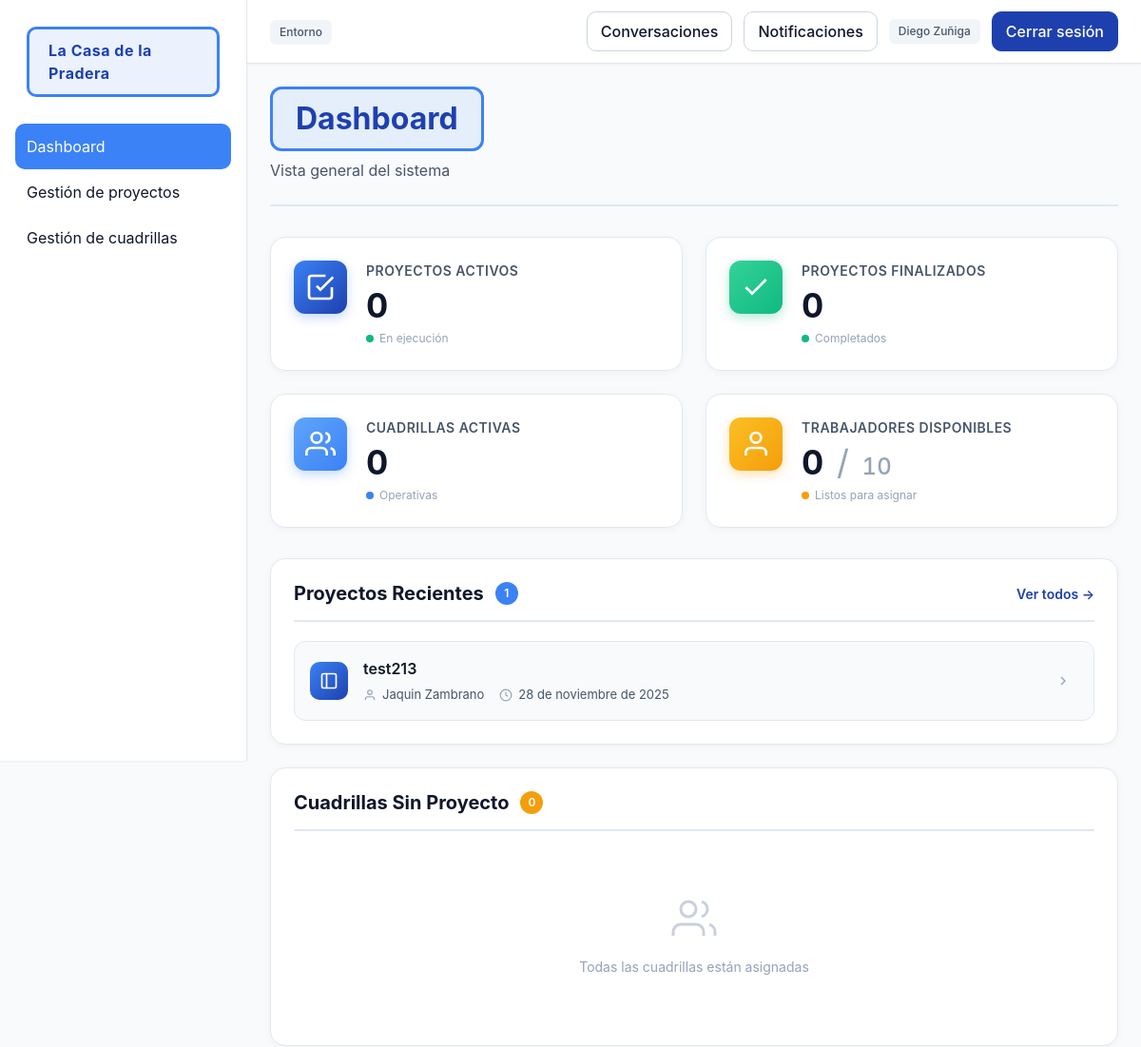
/dashboard/ (signed in, upper part), run on an earlier commit of the app's database.
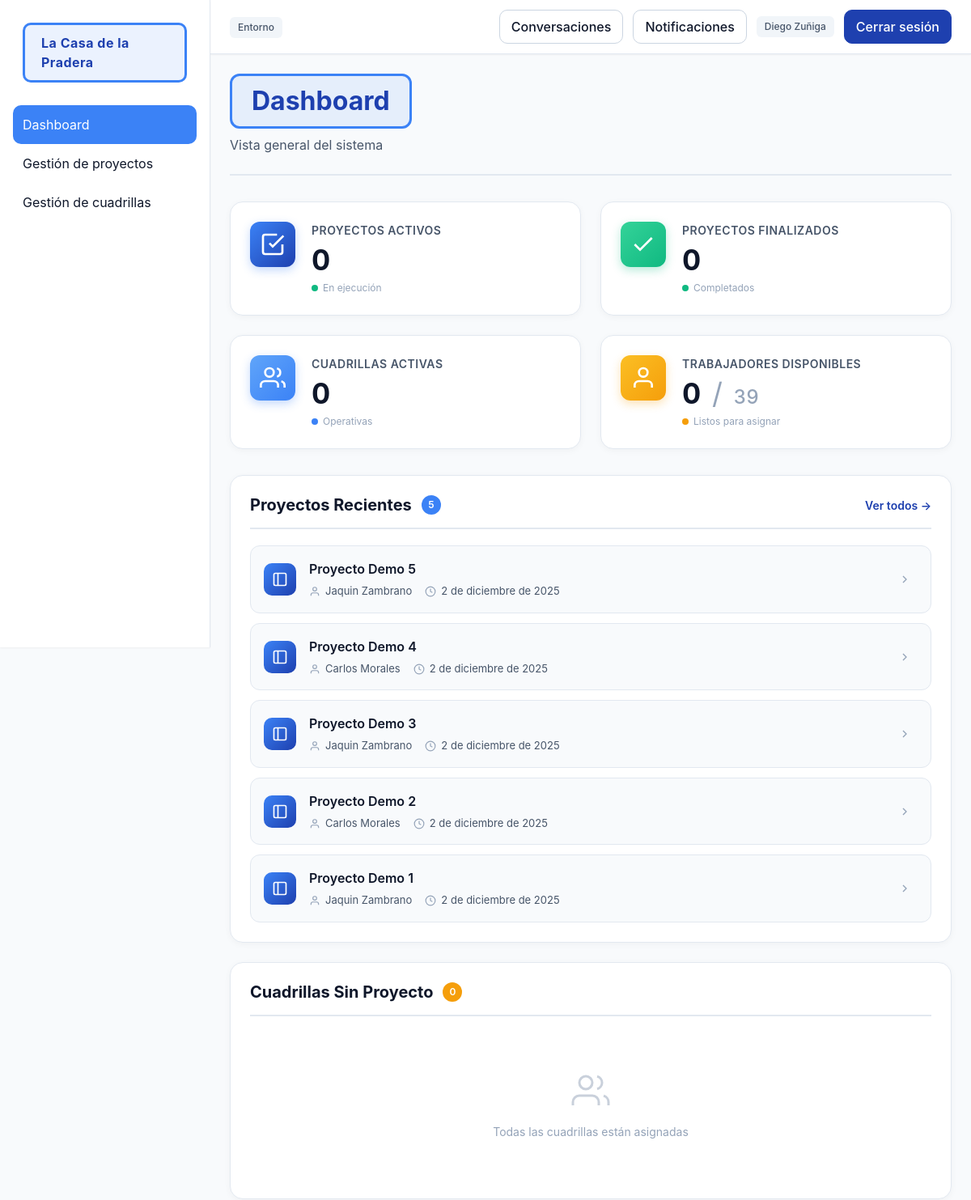
And on a later commit of the database.
### proyectos/models.py (models this page shows, shortened)
class Proyecto(models.Model):
    nombre = models.CharField(max_length=100)
    descripcion = models.TextField(blank=True)
    TIPO_CHOICES = [
        ('construccion', 'Construcción'),
        ('mantenimiento', 'Mantenimiento'),
        ('instalacion', 'Instalación'),
        ('otro', 'Otro'),
    ]
    tipo = models.CharField(max_length=30, choices=TIPO_CHOICES, default='otro')
    COMPLEJIDAD_CHOICES = [
        ('baja', 'Baja'),
        ('media', 'Media'),
        ('alta', 'Alta'),
    ]
    complejidad = models.CharField(max_length=10, choices=COMPLEJIDAD_CHOICES, default='media')
    fecha_inicio = models.DateField()
    fecha_termino = models.DateField(null=True, blank=True)
    jefe = models.ForeignKey(User, on_delete=models.CASCADE, related_name='proyectos')
    created_by = models.ForeignKey(User, on_delete=models.SET_NULL, null=True, blank=True, related_name='proyectos_creados')
    created_at = models.DateTimeField(auto_now_add=True)
    activo = models.BooleanField(default=True)

### core/views.py (the view)
# urls.py: path('dashboard/', views.dashboard_redirect, name='dashboard'),
@login_required(login_url='/usuarios/login/')
def dashboard_redirect(request):
    user = request.user
    is_jefe = user.groups.filter(name='JefeProyecto').exists()
    is_lider = user.groups.filter(name='LiderCuadrilla').exists()
    is_trabajador = user.groups.filter(name='Trabajador').exists()
    if is_trabajador and not is_jefe and not is_lider:
        return redirect('personal:mi_cuadrilla')
    proyectos_activos = Proyecto.objects.filter(activo=True).count()
    proyectos_finalizados = Proyecto.objects.filter(activo=False).count()
    cuadrillas_activas = Cuadrilla.objects.exclude(proyecto__isnull=True).count()
    cuadrillas_sin_proyecto = Cuadrilla.objects.filter(proyecto__isnull=True).count()
    total_trabajadores = Trabajador.objects.filter(activo=True, tipo_trabajador='trabajador').count()
    trabajadores_asignados_ids = Asignacion.objects.filter(
        cuadrilla__proyecto__isnull=False,
        cuadrilla__proyecto__activo=True
    ).values_list('trabajador_id', flat=True).distinct()
    trabajadores_disponibles = Trabajador.objects.filter(
        activo=True,
        tipo_trabajador='trabajador',
        estado='disponible'
    ).exclude(
        user_id__in=trabajadores_asignados_ids
    ).count()
    if trabajadores_disponibles < 0:
        trabajadores_disponibles = 0
    proyectos_recientes = Proyecto.objects.filter(activo=True).order_by('-created_at')[:5]
    cuadrillas_disponibles = Cuadrilla.objects.filter(proyecto__isnull=True)[:5]
    context = {
        'is_jefe': is_jefe,
        'is_lider': is_lider,
        'is_trabajador': is_trabajador,
        'proyectos_activos': proyectos_activos,
        'proyectos_finalizados': proyectos_finalizados,
        'cuadrillas_activas': cuadrillas_activas,
        'cuadrillas_sin_proyecto': cuadrillas_sin_proyecto,
        'total_trabajadores': total_trabajadores,
        'trabajadores_disponibles': trabajadores_disponibles,
        'proyectos_recientes': proyectos_recientes,
        'cuadrillas_disponibles': cuadrillas_disponibles,
    }
    return render(request, 'dashboard.html', context)

### core/context_processors.py (called while the page is built)
def notificaciones_no_leidas(request):
    if request.user.is_authenticated:
        return {
            "notifs_no_leidas": request.user.notificaciones.filter(leida=False).count()
        }
    return {"notifs_no_leidas": 0}

### personal/templatetags/custom_tags.py (called while the page is built)
@register.filter
def has_group(user, group_name):
    return user.groups.filter(name=group_name).exists()

### core/templates/dashboard.html (shortened to what the changed rows need)
{% extends 'base.html' %}
{% load static %}
{% block extra_css %}
<link rel="stylesheet" href="{% static 'css/dashboard.css' %}">
{% endblock %}
{% block content %}
<div class="dashboard-header">
    <div>
        <h1 class="dashboard-title">Dashboard</h1>
    </div>
</div>
<div class="dashboard-metrics">
    <div class="metric-card metric-card--warning" data-animate>
        <div class="metric-content">
            <div class="metric-value">
                <span data-count="{{ trabajadores_disponibles }}">0</span>
                <span class="metric-divider">/</span>
                <span class="metric-total">{{ total_trabajadores }}</span>
            </div>
        </div>
    </div>
</div>
<div class="dashboard-grid">
    <div class="dashboard-card card-projects" data-animate>
        <div class="card-header">
            <div class="card-title-group">
                <h3 class="card-title">Proyectos Recientes</h3>
                <span class="card-badge">{{ proyectos_recientes|length }}</span>
            </div>
        </div>
        {% if proyectos_recientes %}
        <div class="card-list">
            {% for proyecto in proyectos_recientes %}
            <div class="card-item" data-hover>
                <div class="item-icon">
                    <svg width="20" height="20" viewBox="0 0 24 24" fill="none" stroke="currentColor" stroke-width="2">
                        <rect x="3" y="3" width="18" height="18" rx="2" ry="2"></rect>
                        <line x1="9" y1="3" x2="9" y2="21"></line>
                    </svg>
                </div>
                <div class="item-content">
                    <div class="item-title">{{ proyecto.nombre }}</div>
                    <div class="item-meta">
                        <span class="meta-item">
                            <svg width="14" height="14" viewBox="0 0 24 24" fill="none" stroke="currentColor" stroke-width="2">
                                <path d="M20 21v-2a4 4 0 00-4-4H8a4 4 0 00-4 4v2"></path>
                                <circle cx="12" cy="7" r="4"></circle>
                            </svg>
                            {{ proyecto.jefe.get_full_name|default:proyecto.jefe.username }}
                        </span>
                        <span class="meta-item">
                            <svg width="14" height="14" viewBox="0 0 24 24" fill="none" stroke="currentColor" stroke-width="2">
                                <circle cx="12" cy="12" r="10"></circle>
                                <polyline points="12 6 12 12 16 14"></polyline>
                            </svg>
                            {{ proyecto.fecha_inicio }}
                        </span>
                    </div>
                </div>
                <a href="{% url 'proyectos:panel' %}" class="item-action">
                    <svg width="16" height="16" viewBox="0 0 24 24" fill="none" stroke="currentColor" stroke-width="2">
                        <polyline points="9 18 15 12 9 6"></polyline>
                    </svg>
                </a>
            </div>
            {% endfor %}
        </div>
        {% endif %}
    </div>
</div>
{% endblock %}

What changed in the data, as far as the page shows it:
no longer on this page (row unchanged): Proyecto: nombre "test213", jefe.get_full_name "Jaquin Zambrano", fecha_inicio "28 de noviembre de 2025"
added Proyecto: nombre "Proyecto Demo 5", jefe.get_full_name "Jaquin Zambrano", fecha_inicio "2 de diciembre de 2025"
added Proyecto: nombre "Proyecto Demo 4", jefe.get_full_name "Carlos Morales", fecha_inicio "2 de diciembre de 2025"
added Proyecto: nombre "Proyecto Demo 3", jefe.get_full_name "Jaquin Zambrano", fecha_inicio "2 de diciembre de 2025"
added Proyecto: nombre "Proyecto Demo 2", jefe.get_full_name "Carlos Morales", fecha_inicio "2 de diciembre de 2025"
added Proyecto: nombre "Proyecto Demo 1", jefe.get_full_name "Jaquin Zambrano", fecha_inicio "2 de diciembre de 2025"
Also different on the page:
{{ total_trabajadores }}: "10" → "39"
{{ proyectos_recientes|length }}: "1" → "5"
